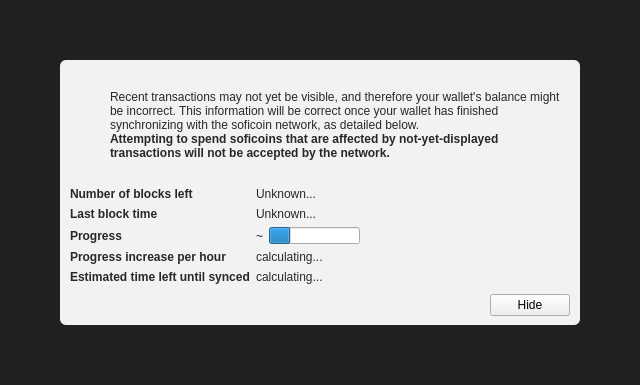
<?xml version="1.0" encoding="UTF-8"?>
<ui version="4.0">
 <class>ModalOverlay</class>
 <widget class="ModalOverlay" name="ModalOverlay">
  <property name="geometry">
   <rect>
    <x>0</x>
    <y>0</y>
    <width>640</width>
    <height>385</height>
   </rect>
  </property>
  <property name="windowTitle">
   <string>Form</string>
  </property>
  <layout class="QVBoxLayout" name="verticalLayout" stretch="0">
   <property name="sizeConstraint">
    <enum>QLayout::SetDefaultConstraint</enum>
   </property>
   <property name="leftMargin">
    <number>0</number>
   </property>
   <property name="topMargin">
    <number>0</number>
   </property>
   <property name="rightMargin">
    <number>0</number>
   </property>
   <property name="bottomMargin">
    <number>0</number>
   </property>
   <item>
    <widget class="QWidget" name="bgWidget" native="true">
     <property name="styleSheet">
      <string notr="true">#bgWidget { background: rgba(0,0,0,220); }</string>
     </property>
     <layout class="QVBoxLayout" name="verticalLayoutMain" stretch="1">
      <property name="leftMargin">
       <number>60</number>
      </property>
      <property name="topMargin">
       <number>60</number>
      </property>
      <property name="rightMargin">
       <number>60</number>
      </property>
      <property name="bottomMargin">
       <number>60</number>
      </property>
      <item>
       <widget class="QWidget" name="contentWidget" native="true">
        <property name="styleSheet">
         <string notr="true">#contentWidget { background: rgba(255,255,255,240); border-radius: 6px; }

QLabel { color: rgb(40,40,40);  }</string>
        </property>
        <layout class="QVBoxLayout" name="verticalLayoutSub" stretch="1,0,0,0">
         <property name="spacing">
          <number>0</number>
         </property>
         <property name="leftMargin">
          <number>10</number>
         </property>
         <property name="topMargin">
          <number>10</number>
         </property>
         <property name="rightMargin">
          <number>10</number>
         </property>
         <property name="bottomMargin">
          <number>10</number>
         </property>
         <item>
          <layout class="QHBoxLayout" name="horizontalLayoutIconText" stretch="0,1">
           <property name="topMargin">
            <number>20</number>
           </property>
           <item>
            <layout class="QVBoxLayout" name="verticalLayoutIcon">
             <property name="leftMargin">
              <number>0</number>
             </property>
             <item>
              <widget class="QPushButton" name="warningIcon">
               <property name="enabled">
                <bool>false</bool>
               </property>
               <property name="text">
                <string/>
               </property>
               <property name="icon">
                <iconset>
                 <normaloff>:/icons/warning</normaloff>
                 <disabledoff>:/icons/warning</disabledoff>:/icons/warning</iconset>
               </property>
               <property name="iconSize">
                <size>
                 <width>48</width>
                 <height>48</height>
                </size>
               </property>
               <property name="flat">
                <bool>true</bool>
               </property>
              </widget>
             </item>
             <item>
              <spacer name="verticalSpacerWarningIcon">
               <property name="orientation">
                <enum>Qt::Vertical</enum>
               </property>
               <property name="sizeHint" stdset="0">
                <size>
                 <width>20</width>
                 <height>40</height>
                </size>
               </property>
              </spacer>
             </item>
            </layout>
           </item>
           <item>
            <layout class="QVBoxLayout" name="verticalLayoutInfoText">
             <property name="leftMargin">
              <number>0</number>
             </property>
             <property name="topMargin">
              <number>0</number>
             </property>
             <item>
              <widget class="QLabel" name="infoText">
               <property name="text">
                <string>Recent transactions may not yet be visible, and therefore your wallet's balance might be incorrect. This information will be correct once your wallet has finished synchronizing with the soficoin network, as detailed below.</string>
               </property>
               <property name="textFormat">
                <enum>Qt::RichText</enum>
               </property>
               <property name="wordWrap">
                <bool>true</bool>
               </property>
              </widget>
             </item>
             <item>
              <widget class="QLabel" name="infoTextStrong">
               <property name="font">
                <font>
                 <weight>75</weight>
                 <bold>true</bold>
                </font>
               </property>
               <property name="text">
                <string>Attempting to spend soficoins that are affected by not-yet-displayed transactions will not be accepted by the network.</string>
               </property>
               <property name="textFormat">
                <enum>Qt::RichText</enum>
               </property>
               <property name="wordWrap">
                <bool>true</bool>
               </property>
              </widget>
             </item>
             <item>
              <spacer name="verticalSpacerInTextSpace">
               <property name="orientation">
                <enum>Qt::Vertical</enum>
               </property>
               <property name="sizeHint" stdset="0">
                <size>
                 <width>20</width>
                 <height>40</height>
                </size>
               </property>
              </spacer>
             </item>
            </layout>
           </item>
          </layout>
         </item>
         <item>
          <spacer name="verticalSpacerAfterText">
           <property name="orientation">
            <enum>Qt::Vertical</enum>
           </property>
           <property name="sizeHint" stdset="0">
            <size>
             <width>20</width>
             <height>40</height>
            </size>
           </property>
          </spacer>
         </item>
         <item>
          <layout class="QFormLayout" name="formLayout">
           <property name="fieldGrowthPolicy">
            <enum>QFormLayout::FieldsStayAtSizeHint</enum>
           </property>
           <property name="horizontalSpacing">
            <number>6</number>
           </property>
           <property name="verticalSpacing">
            <number>6</number>
           </property>
           <property name="topMargin">
            <number>10</number>
           </property>
           <item row="0" column="0">
            <widget class="QLabel" name="labelNumberOfBlocksLeft">
             <property name="font">
              <font>
               <weight>75</weight>
               <bold>true</bold>
              </font>
             </property>
             <property name="text">
              <string>Number of blocks left</string>
             </property>
            </widget>
           </item>
           <item row="0" column="1">
            <widget class="QLabel" name="numberOfBlocksLeft">
             <property name="text">
              <string>Unknown...</string>
             </property>
            </widget>
           </item>
           <item row="1" column="0">
            <widget class="QLabel" name="labelLastBlockTime">
             <property name="font">
              <font>
               <weight>75</weight>
               <bold>true</bold>
              </font>
             </property>
             <property name="text">
              <string>Last block time</string>
             </property>
            </widget>
           </item>
           <item row="1" column="1">
            <widget class="QLabel" name="newestBlockDate">
             <property name="sizePolicy">
              <sizepolicy hsizetype="Maximum" vsizetype="Preferred">
               <horstretch>0</horstretch>
               <verstretch>0</verstretch>
              </sizepolicy>
             </property>
             <property name="text">
              <string>Unknown...</string>
             </property>
            </widget>
           </item>
           <item row="2" column="0">
            <widget class="QLabel" name="labelSyncDone">
             <property name="font">
              <font>
               <weight>75</weight>
               <bold>true</bold>
              </font>
             </property>
             <property name="text">
              <string>Progress</string>
             </property>
            </widget>
           </item>
           <item row="2" column="1">
            <layout class="QHBoxLayout" name="horizontalLayoutSync" stretch="0,1">
             <item>
              <widget class="QLabel" name="percentageProgress">
               <property name="text">
                <string notr="true">~</string>
               </property>
              </widget>
             </item>
             <item>
              <widget class="QProgressBar" name="progressBar">
               <property name="value">
                <number>24</number>
               </property>
               <property name="format">
                <string/>
               </property>
              </widget>
             </item>
            </layout>
           </item>
           <item row="4" column="0">
            <widget class="QLabel" name="labelProgressIncrease">
             <property name="font">
              <font>
               <weight>75</weight>
               <bold>true</bold>
              </font>
             </property>
             <property name="text">
              <string>Progress increase per hour</string>
             </property>
            </widget>
           </item>
           <item row="4" column="1">
            <widget class="QLabel" name="progressIncreasePerH">
             <property name="text">
              <string>calculating...</string>
             </property>
            </widget>
           </item>
           <item row="5" column="0">
            <widget class="QLabel" name="labelEstimatedTimeLeft">
             <property name="font">
              <font>
               <weight>75</weight>
               <bold>true</bold>
              </font>
             </property>
             <property name="text">
              <string>Estimated time left until synced</string>
             </property>
            </widget>
           </item>
           <item row="5" column="1">
            <widget class="QLabel" name="expectedTimeLeft">
             <property name="text">
              <string>calculating...</string>
             </property>
            </widget>
           </item>
          </layout>
         </item>
         <item>
          <layout class="QHBoxLayout" name="horizontalLayoutButtons">
           <property name="leftMargin">
            <number>10</number>
           </property>
           <property name="topMargin">
            <number>10</number>
           </property>
           <item>
            <spacer name="horizontalSpacer">
             <property name="orientation">
              <enum>Qt::Horizontal</enum>
             </property>
             <property name="sizeHint" stdset="0">
              <size>
               <width>40</width>
               <height>20</height>
              </size>
             </property>
            </spacer>
           </item>
           <item>
            <widget class="QPushButton" name="closeButton">
             <property name="text">
              <string>Hide</string>
             </property>
            </widget>
           </item>
          </layout>
         </item>
        </layout>
       </widget>
      </item>
     </layout>
    </widget>
   </item>
  </layout>
 </widget>
 <customwidgets>
  <customwidget>
   <class>ModalOverlay</class>
   <extends>QWidget</extends>
   <header>qt/modaloverlay.h</header>
   <container>1</container>
  </customwidget>
 </customwidgets>
 <resources/>
 <connections/>
</ui>
